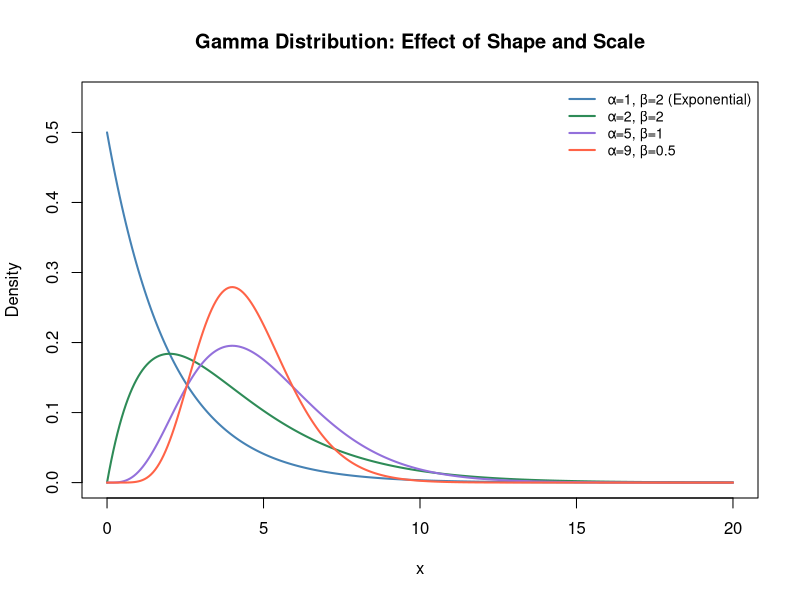
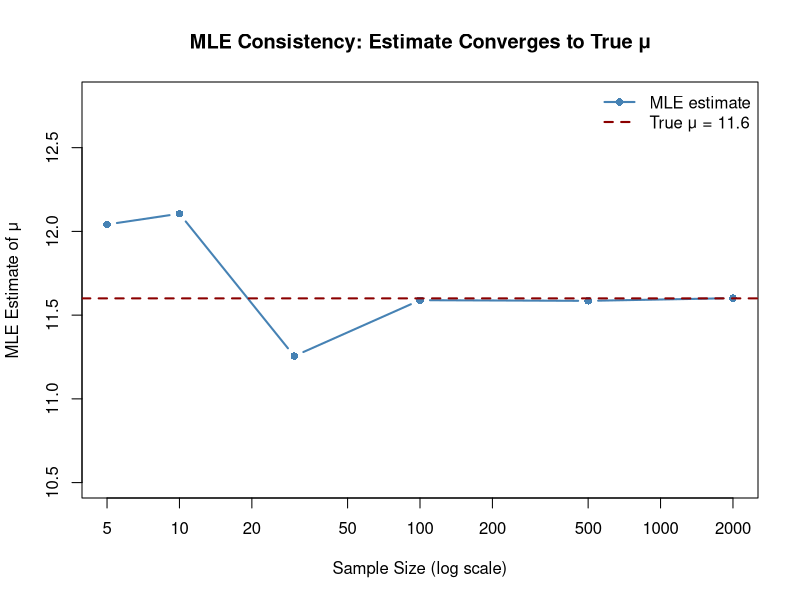
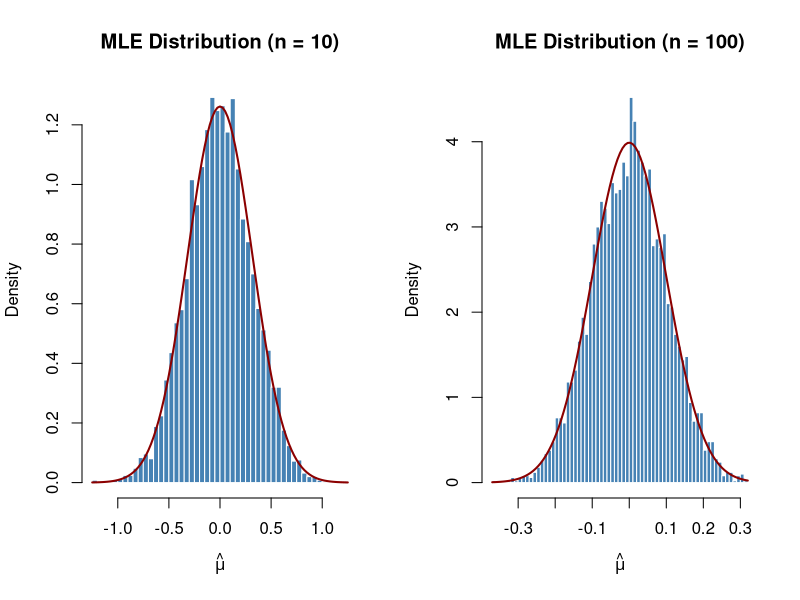
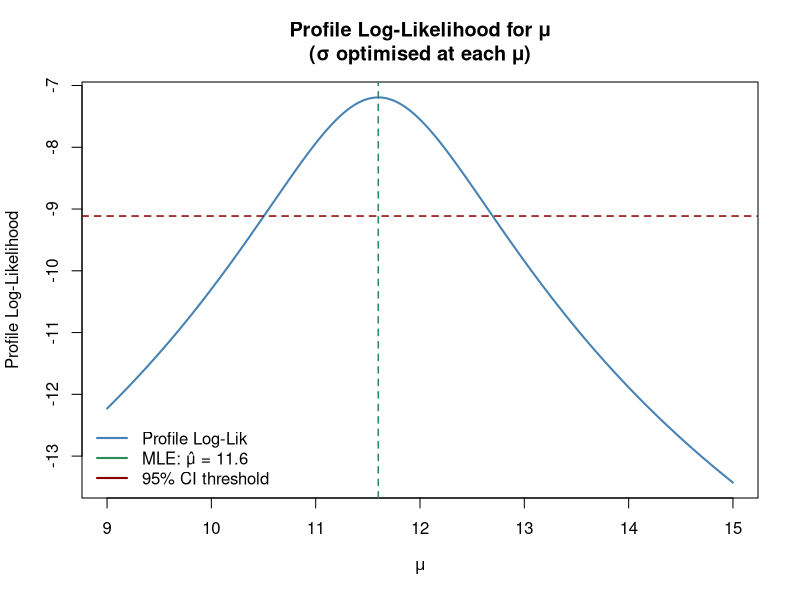
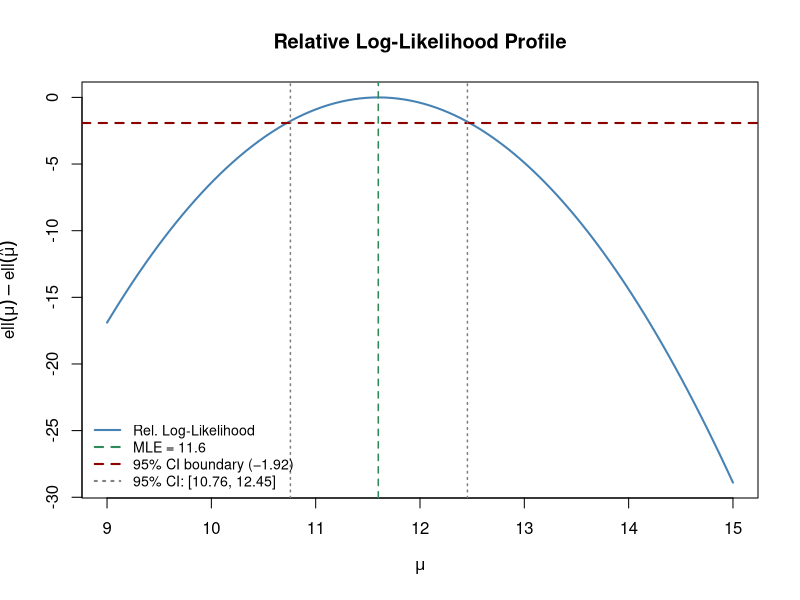

Write R code to recreate these figures, in order.
## ---- chunk 1
knitr::opts_chunk$set(
  echo    = TRUE,
  warning = FALSE,
  message = FALSE,
  comment = "#>"
)

# Shared dataset used throughout
obs_data <- c(10, 12, 11, 13, 12)

# Negative log-likelihood (Normal, unknown μ, σ fixed at 1)
neg_log_lik <- function(mu, data = obs_data, sigma = 1) {
  -sum(dnorm(data, mean = mu, sd = sigma, log = TRUE))
}
## ---- chunk 2
x <- seq(0, 20, length.out = 300)

params <- list(
  list(shape = 1, scale = 2, label = "α=1, β=2 (Exponential)"),
  list(shape = 2, scale = 2, label = "α=2, β=2"),
  list(shape = 5, scale = 1, label = "α=5, β=1"),
  list(shape = 9, scale = 0.5, label = "α=9, β=0.5")
)

colours <- c("steelblue", "seagreen", "mediumpurple", "tomato")

plot(NULL, xlim = c(0, 20), ylim = c(0, 0.55),
     main = "Gamma Distribution: Effect of Shape and Scale",
     xlab = "x", ylab = "Density")

for (i in seq_along(params)) {
  p <- params[[i]]
  lines(x, dgamma(x, shape = p$shape, scale = p$scale),
        col = colours[i], lwd = 2)
}

legend("topright",
       legend = sapply(params, `[[`, "label"),
       col    = colours,
       lwd    = 2, bty = "n", cex = 0.85)
## ---- chunk 3
set.seed(42)
true_mu  <- 11.6    # true mean
ns       <- c(5, 10, 30, 100, 500, 2000)
mle_ests <- sapply(ns, function(n) {
  mean(rnorm(n, mean = true_mu, sd = 1))   # MLE for Normal μ = sample mean
})

plot(ns, mle_ests,
     type = "b", pch = 16,
     col  = "steelblue", lwd = 2,
     log  = "x",
     main = "MLE Consistency: Estimate Converges to True μ",
     xlab = "Sample Size (log scale)",
     ylab = "MLE Estimate of μ",
     ylim = c(10.5, 12.8))
abline(h = true_mu, col = "darkred", lwd = 2, lty = 2)
legend("topright",
       legend = c("MLE estimate", paste0("True μ = ", true_mu)),
       col    = c("steelblue", "darkred"),
       lty    = c(1, 2), pch = c(16, NA), lwd = 2, bty = "n")
## ---- chunk 4
set.seed(42)

n_sims   <- 5000
ns_demo  <- c(10, 100)
par(mfrow = c(1, 2))

for (n in ns_demo) {
  mle_dist <- replicate(n_sims, mean(rnorm(n, mean = 0, sd = 1)))
  hist(mle_dist,
       breaks  = 50,
       col     = "steelblue",
       border  = "white",
       freq    = FALSE,
       main    = paste0("MLE Distribution (n = ", n, ")"),
       xlab    = expression(hat(mu)))
  curve(dnorm(x, mean = 0, sd = 1 / sqrt(n)),
        add = TRUE, col = "darkred", lwd = 2)
}

par(mfrow = c(1, 1))
## ---- chunk 5
# Fit two models via MLE and compare with LRT
# H0: μ = 11 (restricted)
# H1: μ = x̄  (unrestricted, MLE)

mu_restricted   <- 11
mu_mle          <- mean(obs_data)

ll_restricted   <- sum(dnorm(obs_data, mean = mu_restricted, sd = 1, log = TRUE))
ll_full         <- sum(dnorm(obs_data, mean = mu_mle,        sd = 1, log = TRUE))

LRT_stat        <- 2 * (ll_full - ll_restricted)
p_value_lrt     <- pchisq(LRT_stat, df = 1, lower.tail = FALSE)

cat("H0: μ =", mu_restricted, " | MLE: μ̂ =", mu_mle, "\n")
cat("Log-lik (restricted) :", round(ll_restricted, 4), "\n")
cat("Log-lik (full MLE)   :", round(ll_full, 4), "\n")
cat("LRT statistic (Λ)    :", round(LRT_stat, 4), "\n")
cat("p-value              :", round(p_value_lrt, 4), "\n")
cat("Decision             :", ifelse(p_value_lrt < 0.05,
                                     "Reject H0", "Fail to reject H0"), "\n")
## ---- chunk 6
# Profile likelihood for μ (varying μ, estimating σ at each μ)
mu_grid    <- seq(9, 15, length.out = 200)
profile_ll <- numeric(length(mu_grid))

for (i in seq_along(mu_grid)) {
  mu_fixed <- mu_grid[i]
  # Profile out σ: find σ that maximises likelihood at this μ
  opt_sigma <- optimize(
    function(sigma) -sum(dnorm(obs_data, mean = mu_fixed, sd = sigma, log = TRUE)),
    lower = 0.01, upper = 10
  )
  profile_ll[i] <- -opt_sigma$objective
}

plot(mu_grid, profile_ll,
     type = "l", lwd = 2, col = "steelblue",
     main = "Profile Log-Likelihood for μ\n(σ optimised at each μ)",
     xlab = expression(mu),
     ylab = "Profile Log-Likelihood")

# 95% likelihood-based CI: drop by qchisq(0.95,1)/2 ≈ 1.92
ci_threshold <- max(profile_ll) - qchisq(0.95, df = 1) / 2
abline(h = ci_threshold, col = "darkred",  lty = 2, lwd = 1.5)
abline(v = mean(obs_data), col = "seagreen", lty = 2, lwd = 1.5)

legend("bottomleft",
       legend = c("Profile Log-Lik",
                  paste0("MLE: μ̂ = ", mean(obs_data)),
                  "95% CI threshold"),
       col    = c("steelblue", "seagreen", "darkred"),
       lty    = 1, lwd = 2, bty = "n")
## ---- chunk 7
start_val <- 10

# --- BFGS ---
result_bfgs <- optim(par    = start_val,
                     fn     = neg_log_lik,
                     method = "BFGS")

# --- Nelder-Mead ---
result_nm   <- optim(par    = start_val,
                     fn     = neg_log_lik,
                     method = "Nelder-Mead")

cat("True MLE (sample mean):", mean(obs_data), "\n\n")
cat("BFGS estimate     :", round(result_bfgs$par, 6),
    "| converged:", result_bfgs$convergence == 0, "\n")
cat("Nelder-Mead est.  :", round(result_nm$par,   6),
    "| converged:", result_nm$convergence == 0, "\n")
## ---- chunk 8
# Run with trace output to watch the optimiser work
result_trace <- optim(par     = 10,
                      fn      = neg_log_lik,
                      method  = "BFGS",
                      control = list(trace = 1, REPORT = 1))

cat("\nConvergence code:", result_trace$convergence,
    "(0 = success)\n")
cat("Final neg-log-lik:", round(result_trace$value, 6), "\n")
cat("MLE estimate     :", round(result_trace$par, 6), "\n")
## ---- chunk 9
# Likelihood profile across a parameter grid
mu_grid       <- seq(9, 15, length.out = 100)
profile_vals  <- sapply(mu_grid, function(mu) -neg_log_lik(mu))

# Maximum log-likelihood
max_ll        <- max(profile_vals)

# Relative log-likelihood (drop from maximum)
rel_ll        <- profile_vals - max_ll

plot(mu_grid, rel_ll,
     type = "l", lwd = 2, col = "steelblue",
     main = "Relative Log-Likelihood Profile",
     xlab = expression(mu),
     ylab = expression(ell(mu) - ell(hat(mu))))

# 95% CI boundary (Wilks' theorem: drop of qchisq(0.95,1)/2 ≈ 1.92)
ci_drop <- -qchisq(0.95, df = 1) / 2
abline(h = ci_drop, col = "darkred", lty = 2, lwd = 2)
abline(v = mean(obs_data), col = "seagreen", lty = 2, lwd = 1.5)

# Shade the 95% likelihood CI region
ci_region <- mu_grid[rel_ll >= ci_drop]
abline(v = range(ci_region), col = "grey50", lty = 3, lwd = 1.5)

legend("bottomleft",
       legend = c("Rel. Log-Likelihood",
                  paste0("MLE = ", mean(obs_data)),
                  "95% CI boundary (−1.92)",
                  paste0("95% CI: [", round(min(ci_region), 2),
                         ", ", round(max(ci_region), 2), "]")),
       col    = c("steelblue", "seagreen", "darkred", "grey50"),
       lty    = c(1, 2, 2, 3), lwd = 2, bty = "n", cex = 0.85)
## ---- chunk 10
# Negative log-likelihood for Normal with both μ and σ unknown
neg_ll_2param <- function(params) {
  mu    <- params[1]
  sigma <- params[2]
  if (sigma <= 0) return(Inf)    # σ must be positive
  -sum(dnorm(obs_data, mean = mu, sd = sigma, log = TRUE))
}

result_2d <- optim(par    = c(mu = 10, sigma = 2),   # initial guesses
                   fn     = neg_ll_2param,
                   method = "BFGS",
                   hessian = TRUE)    # request Hessian for SEs

cat("MLE μ̂     :", round(result_2d$par["mu"],    4), "\n")
cat("MLE σ̂     :", round(result_2d$par["sigma"], 4), "\n")
cat("True μ    :", mean(obs_data), "\n")
cat("True σ_MLE:", round(sd(obs_data) * sqrt((length(obs_data)-1) /
                           length(obs_data)), 4), "\n")

# Standard errors from the Hessian (observed Fisher information)
se <- sqrt(diag(solve(result_2d$hessian)))
cat("SE(μ̂)     :", round(se["mu"],    4), "\n")
cat("SE(σ̂)     :", round(se["sigma"], 4), "\n")
